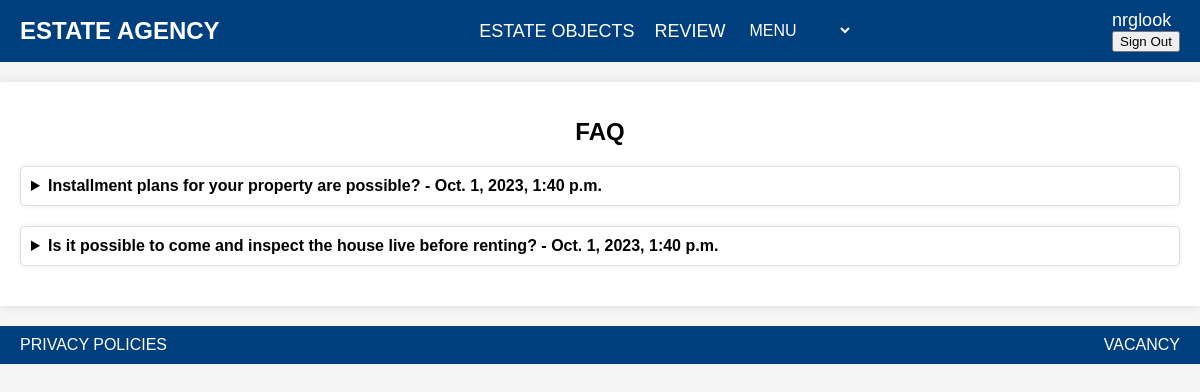
The app's page /faq/ (signed in) with its own data.
### EstateAgency/models.py (models this page shows, shortened)
class Client(AbstractUser):
    first_name = models.CharField(max_length=100)
    last_name = models.CharField(max_length=100)
    patronymic = models.CharField(max_length=100)
    birth_date = models.DateField()
    phone_number = models.CharField(max_length=20)

### faq/models.py (models this page shows, shortened)
class FAQ(models.Model):
    question = models.CharField(max_length=200)
    answer = models.TextField()
    date_added = models.DateTimeField(auto_now_add=True)

### faq/views.py (the view)
# urls.py: path('', views.faq_list, name='home'),
def faq_list(request):
    faq_items = FAQ.objects.all().order_by('-date_added')
    context = {
        'faq_items': faq_items,
    }
    return render(request, 'faq.html', context)

### faq/templates/faq.html (shortened to what this page needs)
{% extends 'EstateAgency/base_agency.html' %}
{% block head %}
<link rel="stylesheet" type="text/css" href="/static/css/faq.css">
{% endblock %}
{% block content %}
<h1 itemprop="headline">FAQ</h1>
<ul itemprop="mainEntity" itemscope itemtype="http://schema.org/FAQPage">
    {% for faq_item in faq_items %}
    <li itemprop="itemListElement" itemscope itemtype="http://schema.org/Question">
        <details>
            <summary itemprop="name">{{ faq_item.question }} - {{ faq_item.date_added }}</summary>
        </details>
    </li>
    {% endfor %}
</ul>
{% endblock %}

### EstateAgency/templates/EstateAgency/base_agency.html (shortened to what this page needs)
<!DOCTYPE html>
<html>
<head>
    {% block head %} {% endblock %}
    <link rel="stylesheet" type="text/css" href="/static/css/base_main.css">
</head>
<body>
<header>
    <div class="header">
        <div class="logo" onclick="window.location.href='{%url 'main:home' %}';">ESTATE AGENCY</div>
        <div class="nav">
            <div class="nav-item"
                 onclick="window.location.href='{%url 'EstateAgency:agency_list' 0 %}';">ESTATE OBJECTS</div>
            <div class="nav-item"
                 onclick="window.location.href='{%url 'review:home' %}';">REVIEW</div>
            <div class="dropdown">
                <select class="dropdown-select" onchange="window.location.href=this.value;">
                    <option value="" selected disabled>MENU</option>
                </select>
            </div>
        </div>
        {% if user.is_authenticated %}
        <div>
            <div class="nav-item">{{user.username}}</div>
            <button class="button1" onclick="location.href='{%url 'auth_user:logout' %}'">Sign Out</button>
        </div>
        {% else %}
        <div>
            <button class="button1" onclick="location.href='{%url 'auth_user:register' %}'">Sign Up</button>
            <button class="button1" onclick="location.href='{%url 'auth_user:login' %}'">Sign In</button>
        </div>
        {% endif %}
    </div>
</header>
<div class="main-content">
    {% block content %}{% endblock %}
</div>
<footer>
    <div class="footer">
        <div class="footer-item"
             onclick="window.location.href='/static/policy/policy.pdf'">PRIVACY POLICIES</div>
        <div class="footer-item"
             onclick="window.location.href='{%url 'vacancy:home' %}';">VACANCY</div>
    </div>
</footer>
</body>
</html>

### static/css/faq.css (style rules this page uses)
h1 { text-align: center; font-size: 24px; margin-bottom: 20px; }
ul { list-style-type: none; padding: 0; }
li { margin-bottom: 20px; }
details { border: 1px solid #e0e0e0; border-radius: 5px; padding: 10px; background-color: #fff; box-shadow: 0 0 5px rgba(0, 0, 0, 0.1); cursor: pointer; }
summary { font-weight: bold; cursor: pointer; }

### static/css/base_main.css (style rules this page uses)
body { font-family: Arial, sans-serif; margin: 0; padding: 0; background-color: #f5f5f5; }
header { background-color: #003f7d; color: white; padding: 10px 0; }
.header { display: flex; justify-content: space-between; align-items: center; max-width: 1200px; margin: 0 auto; padding: 0 20px; }
.logo { font-size: 24px; font-weight: bold; cursor: pointer; }
.nav { display: flex; gap: 20px; }
.nav-item { font-size: 18px; cursor: pointer; }
.dropdown { position: relative; }
.dropdown-select { background-color: #003f7d; border: none; font-size: 16px; cursor: pointer; color: white; }
.main-content { max-width: 1200px; margin: 20px auto; padding: 20px; background-color: white; box-shadow: 0 0 10px rgba(0, 0, 0, 0.1); }
footer { background-color: #003f7d; color: white; padding: 10px 0; }
.footer { max-width: 1200px; margin: 0 auto; padding: 0 20px; display: flex; justify-content: space-between; align-items: center; }
.footer-item { font-size: 16px; cursor: pointer; }

### records on screen
Client: username "nrglook"
FAQ: question "Installment plans for your property are possible?", date_added "Oct. 1, 2023, 1:40 p.m."
FAQ: question "Is it possible to come and inspect the house live before renting?", date_added "Oct. 1, 2023, 1:40 p.m."
